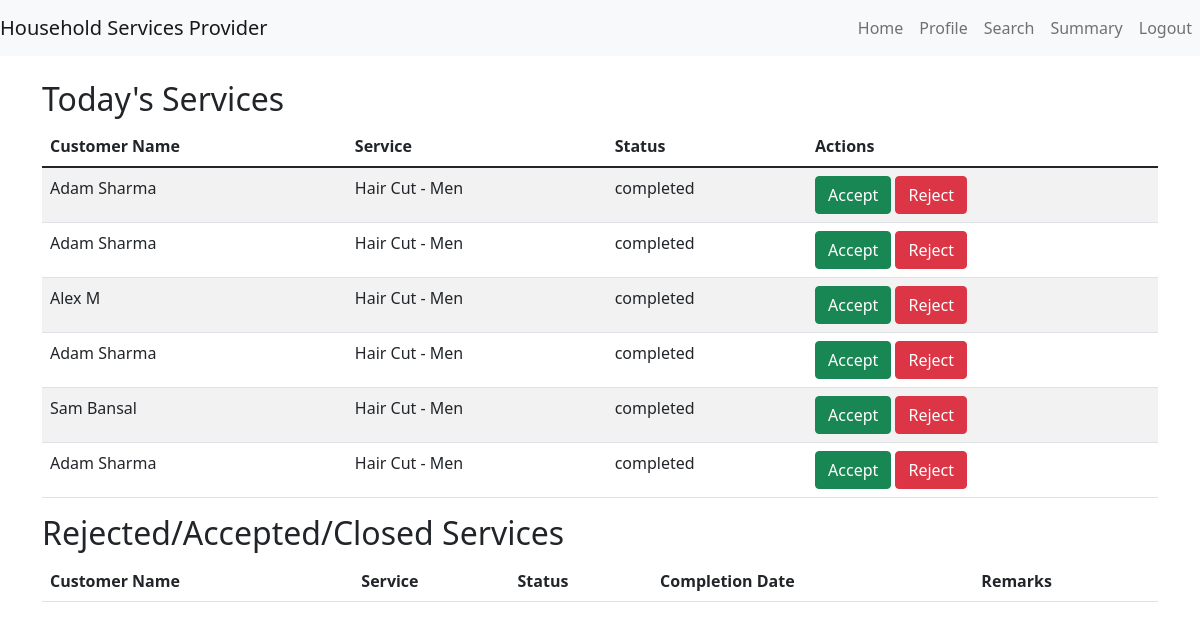
/professional/dashboard (signed in), run on the app's committed database.
### models.py (models this page shows, shortened)
class CustomerProfile(db.Model):
    __tablename__ = 'customer_profiles'
    id = db.Column(db.Integer, primary_key=True)
    user_id = db.Column(db.Integer, db.ForeignKey('users.id'))
    full_name = db.Column(db.String(100), nullable=False)
    address = db.Column(db.String(200),nullable=False)
    pin_code = db.Column(db.String(6), nullable=False)

class Service(db.Model):
    __tablename__ = 'services'
    id = db.Column(db.Integer, primary_key=True)
    name = db.Column(db.String(100), nullable=False)
    price = db.Column(db.Float, nullable=False)
    description = db.Column(db.String(200))
    service_type = db.Column(db.String(50))

class ServiceRequest(db.Model):
    __tablename__ = 'service_requests'
    id = db.Column(db.Integer, primary_key=True)
    service_id = db.Column(db.Integer, db.ForeignKey('services.id'))
    customer_id = db.Column(db.Integer, db.ForeignKey('users.id'))
    professional_id = db.Column(db.Integer, db.ForeignKey('users.id'), nullable=True)
    date_of_request = db.Column(db.DateTime, default=db.func.current_timestamp())
    date_of_accept_reject = db.Column(db.DateTime, nullable=True)
    date_of_completion = db.Column(db.DateTime, nullable=True)
    service_status = db.Column(db.String(20))  # requested, accepted, rejected , completed
    remarks = db.Column(db.String(200))

### app.py (the view)
@app.route('/professional/dashboard')
def professional_dashboard():
    if 'user_id' not in session or session.get('role') != 'professional':
        return redirect(url_for('login'))
    professional_id = session['user_id']
    service_requests = ServiceRequest.query.filter_by(
        professional_id=professional_id
    ).all()
    completed_requests = ServiceRequest.query.filter(
        ServiceRequest.professional_id == professional_id,
        ServiceRequest.service_status == 'completed'
    ).all()
    professional = ProfessionalProfile.query.filter_by(
        user_id=professional_id
    ).first()
    services = Service.query.all()
    cust_dict = {}
    service_dict = {}
    for service in services:
        service_dict[service.id] = service
    for request in service_requests + completed_requests:
        if request.customer_id not in cust_dict:
            cust_dict[request.customer_id] = CustomerProfile.query.filter_by(
                user_id=request.customer_id
            ).first()
    return render_template(
        'professional_dashboard.html',
        service_requests=service_requests,
        completed_requests=completed_requests,
        professional=professional,
        cust_dict=cust_dict,
        service_dict=service_dict
    )

### app.py (called while the page is built)
@app.before_request
def create_tables():
    global first_request
    if first_request:
        db.create_all()
        first_request = False

### templates/professional_dashboard.html (shortened to what this page needs)
{% extends "base.html" %}
{% block content %}
<h2>Today's Services</h2>
<table class="table table-striped">
    <thead>
        <tr>
            <th>Customer Name</th>
            <th>Service</th>
            <th>Status</th>
            <th>Actions</th>
        </tr>
    </thead>
    <tbody>
        {% for service_request in service_requests %}
        <tr>
            <td>{{ cust_dict[service_request.customer_id].full_name }}</td>
            <td>{{ service_dict[service_request.service_id].name }}</td>
            <td>{{ service_request.service_status }}</td>
            <td>
                <a href="/professional/update_request_status/accept/{{ service_request.id }}" class="btn btn-success">Accept</a>
                <a href="/professional/update_request_status/reject/{{ service_request.id }}" class="btn btn-danger">Reject</a>
            </td>
        </tr>
        {% endfor %}
    </tbody>
</table>
<h2>Rejected/Accepted/Closed Services</h2>
<table class="table table-striped">
    <thead>
        <tr>
            <th>Customer Name</th>
            <th>Service</th>
            <th>Status</th>
            <th>Completion Date</th>
            <th>Remarks</th>
        </tr>
    </thead>
</table>
{% endblock %}

### data on the page
ServiceRequest: service_status "completed"
CustomerProfile: full_name "Adam Sharma"
Service: name "Hair Cut - Men"
ServiceRequest: service_status "completed"
ServiceRequest: service_status "completed"
CustomerProfile: full_name "Alex M"
ServiceRequest: service_status "completed"
ServiceRequest: service_status "completed"
CustomerProfile: full_name "Sam Bansal"
ServiceRequest: service_status "completed"
